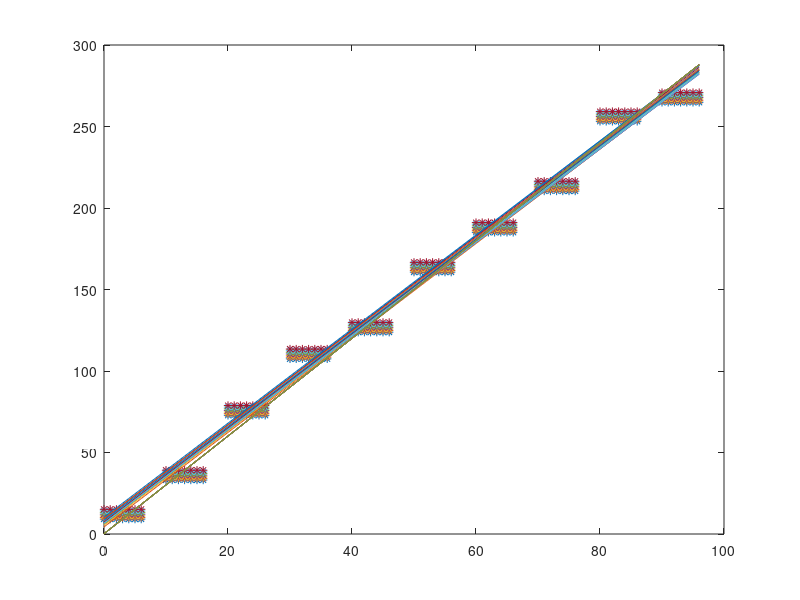
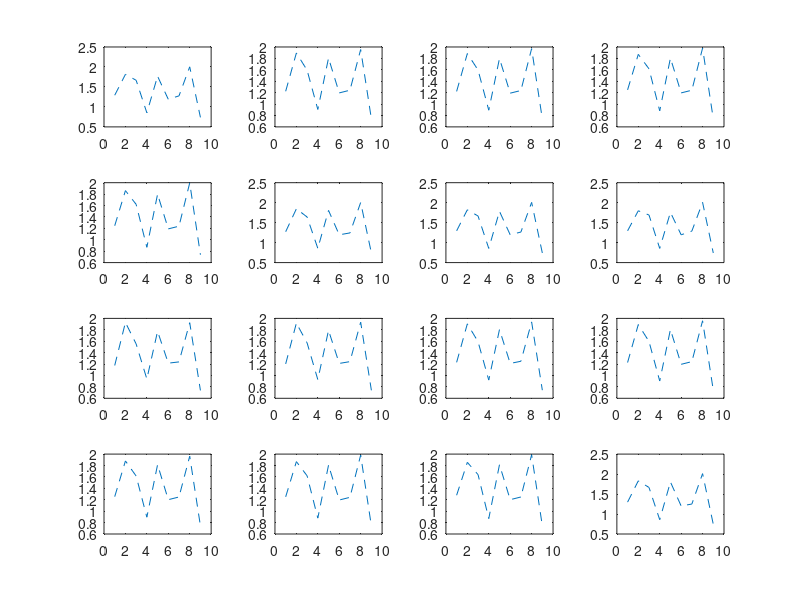

MATLAB code for these plots, in order:
clear all
clc
%data has 100 points say. Here sampling rate is 0.1 i.e., glean 10 points
rng 'shuffle'
T=100;   % T is total no of data points available
d=10;
x=1:T;
f=7;                  %size of square will be (f-1)^2
res=1;     % resolution of the grid is 0.5 =1/res ,total no of points in a square is (f+(res-1)*(f-1)))^2
r=randn(T,1);
%load('r.mat')
y1=zeros(d,1);
x1=zeros(d,1);
y2=zeros((f+(res-1)*(f-1))*d,1);
x2=zeros((f+(res-1)*(f-1))*d,1);
for i=1:T
y(i)=3*x(i)+8*r(i)+1;
end
for i=1:d                            % sampling for the data., this depends on how fast we can gather data 
                                      % process data
    x1(i)=x((f-1)/2+(T/d)*(i-1));          % Here (f-1)/2 is point from which you want to start sampling
    y1(i)=y((f-1)/2+(T/d)*(i-1));
end
for i=1:d
    x4(i)=x1(i)-(f-1)/2;
    y4(i)=y1(i)-(f-1)/2;                  % size of square will be 7-by-7 i.e., -3 to 3
    for j=1:(f+(res-1)*(f-1))
        x2(j+(f+(res-1)*(f-1))*(i-1))= x4(i)+(j-1)/res;  % Resolution of sensor =2 as j=1,2,3,4,5,6,7
        y2(j+(f+(res-1)*(f-1))*(i-1))=y4(i)+(j-1)/res;
    end
end

C=cell(1,size(x1,1));
for i=1:d
    x3=x2((i-1)*(f+(res-1)*(f-1))+1:(f+(res-1)*(f-1))*i);
    for j=(i-1)*(f+(res-1)*(f-1))+1:(f+(res-1)*(f-1))*i
        y3=y2(j)*ones((f+(res-1)*(f-1)),1);
        plot(x3,y3,'*')
        if(j==(i-1)*(f+(res-1)*(f-1))+1)
            miny(i)=y2(j);
            maxy(i)=y2(j);
        end
        cell{i}=x3;
        if(miny(i)>y2(j))
        miny(i)=y2(j);
        end
         if(maxy(i)<y2(j))
        maxy(i)=y2(j);
        end
        hold on
    end
end
%{
for i=8:70
        coefficients = polyfit([x2(7), x2(7*ceil(i/7))], [y2(1), y2((7*ceil(i/7))-6)], 1);
        a1(ceil(i/7)-1) = coefficients (1);
        b1(ceil(i/7)-1) = coefficients (2);
end
for i=8:70
        coefficients = polyfit([x2(1), x2(7*ceil(i/7)-6)], [y2(7), y2(7*ceil(i/7))], 1);
        a2(ceil(i/7)-1) = coefficients (1);
        b2(ceil(i/7)-1) = coefficients (2);
end
Imax=find(a1 == max(a1(:)));
Imin=find(a2 == min(a2(:)));
%hold off
%figure

 plot(x2,(a1(Imax)*x2)+b1(Imax))
 hold on
 plot(x2,(a2(Imin)*x2)+b2(Imin))
 %}
t=1;
for i= 1:(f+(res-1)*(f-1))
    for j=1:(f+(res-1)*(f-1))
        for p=(f+(res-1)*(f-1))+1:2*(f+(res-1)*(f-1))           % each of first two squares will have f^2 points. Algorithm is draw (f^2)*(f^2) lines
                                    %between every two points and intersect %with consequent uncertainity regions and 
                                    %eliminate those lines which have no intersections 
            for q=(f+(res-1)*(f-1))+1:2*(f+(res-1)*(f-1))
        coefficients = polyfit([x2(i), x2(p)], [y2(j), y2(q)], 1);
        a1(t) = coefficients (1);
        b1(t) = coefficients (2);
        t=t+1;
            end
        end
    end
end
for k=3:d

   for j=1:size(a1,2)   
       c=cell{k};
       ym=a1(j)*c+b1(j);
       l=find(ym>miny(k)&ym<maxy(k));
       h=isempty(l);
       
       if(h)
           a1(j)=NaN;
           b1(j)=NaN;
       end
   end
              a1(isnan(a1)) = [];
           b1(isnan(b1)) = [];
end


for u=1:size(a1,2)
       plot(x2,(a1(u)*x2)+b1(u))
end

%% Given data we can have lines passing through them

% Now generate velocity values.

for i=1:d
    % ymin for a given block is (y1(i)-(f-1)/2) and max is (y1(i)+f+1)/2)
    ymin = y1(i)-(f-1)/2;
    ymax = y1(i)+(f+1)/2;
    c=cell{i};
    xmin = min(c);
    xmax = max(c);
    if (size(a1,2)>1)
    for t = 1:size(a1,2)
        clear h
      if (ymin<=(a1(t)*xmin+b1(t))&&(a1(t)*xmin+b1(t))<=ymax)
          px(t)=xmin;
          py(t)= (a1(t)*xmin+b1(t));
        h=0;
      elseif (xmin<=((ymin-b1(t))/a1(t))&&((ymin-b1(t))/a1(t))<=xmax)
          px(t)=((ymin-b1(t))/a1(t));
          py(t)=ymin;
        h=1;
      end
      if(ymin<=(a1(t)*xmax+b1(t))&&(a1(t)*xmax+b1(t))<=ymax)
          qx(t)=xmax; 
          qy(t)=(a1(t)*xmax+b1(t));
        
     h=0;
      elseif(xmin<=((ymax-b1(t))/a1(t))&&((ymax-b1(t))/a1(t))<=xmax)
          qy(t)=ymax;  
          qx(t) = ((ymax-b1(t))/a1(t));
        h=1; 
      end
      t
      h
      zx(i,t)=(px(t)+qx(t))/2;
      zy(i,t)=(px(t)+qx(t))/2;
    end
    end
end
for i=1:d-1
    for t=1:size(a1,2)
        X3= [zx(i+1,t),zy(i+1,t);zx(i,t),zy(i,t)];
        v(i,t) = pdist(X3,'euclidean')/d; 
    end
end
if(~isempty(a1))
figure
for i=1:16
subplot(4,4,i);
plot(1:d-1,v(:,i),'--')

end
end
 
